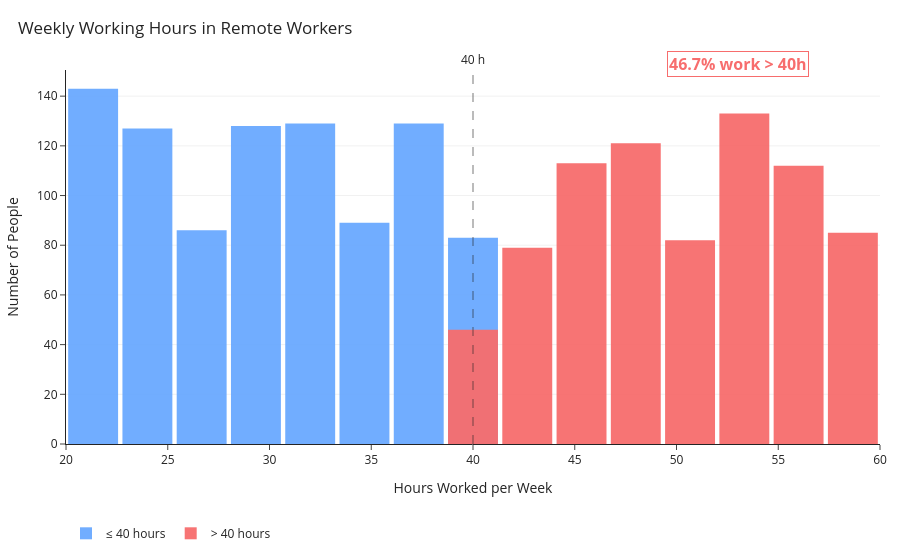

The cell this chart's notebook holds for it:
### Code cell
fig.update_layout(
    legend=dict(orientation="h", y=-0.2, x=0.0),   # move under plot
    margin=dict(l=20, r=20, t=70, b=80),          # extra bottom space
    title=dict(text="Weekly Working Hours in Remote Workers", y=0.96, x=0.02)
)

### Figure 1 — Plotly figure (JSON) as saved in the notebook; plotly's stock layout.template omitted (floating-point values rounded to 4 significant figures; data arrays with more than 128 entries replaced by an {"elided": "..."} marker saying what was removed)
{"data": [{"hovertemplate": "Hours: %{x}<br>Count: %{y}<extra></extra>", "marker": {"color": "#6AA9FF", "line": {"width": 0}}, "name": "≤ 40 hours", "nbinsx": 15, "opacity": 0.95, "type": "histogram", "x": {"elided": "914 int values"}, "xbins": {"end": 60, "size": 2.667, "start": 20}}, {"hovertemplate": "Hours: %{x}<br>Count: %{y}<extra></extra>", "marker": {"color": "#F76D6D", "line": {"width": 0}}, "name": "> 40 hours", "nbinsx": 15, "opacity": 0.95, "type": "histogram", "x": {"elided": "800 int values"}, "xbins": {"end": 60, "size": 2.667, "start": 20}}], "layout": {"annotations": [{"showarrow": false, "text": "40 h", "x": 40, "xanchor": "center", "xref": "x", "y": 1, "yanchor": "bottom", "yref": "y domain"}, {"bgcolor": "rgba(255,255,255,0.6)", "bordercolor": "#F76D6D", "borderwidth": 1, "font": {"color": "#F76D6D", "size": 16}, "showarrow": false, "text": "<b>46.7% work &gt; 40h</b>", "x": 53, "xref": "x", "y": 1.05, "yref": "paper"}], "bargap": 0.08, "barmode": "overlay", "hoverlabel": {"bgcolor": "white"}, "legend": {"orientation": "h", "x": 0, "y": -0.2}, "margin": {"b": 80, "l": 20, "r": 20, "t": 70}, "shapes": [{"line": {"color": "#222", "dash": "dash", "width": 2}, "type": "line", "x0": 40, "x1": 40, "xref": "x", "y0": 0, "y1": 1, "yref": "y domain"}], "title": {"text": "Weekly Working Hours in Remote Workers", "x": 0.02, "xanchor": "left", "y": 0.96}, "xaxis": {"title": {"text": "Hours Worked per Week"}}, "yaxis": {"gridcolor": "rgba(0,0,0,0.06)", "gridwidth": 1, "showgrid": true, "title": {"text": "Number of People"}}}}
